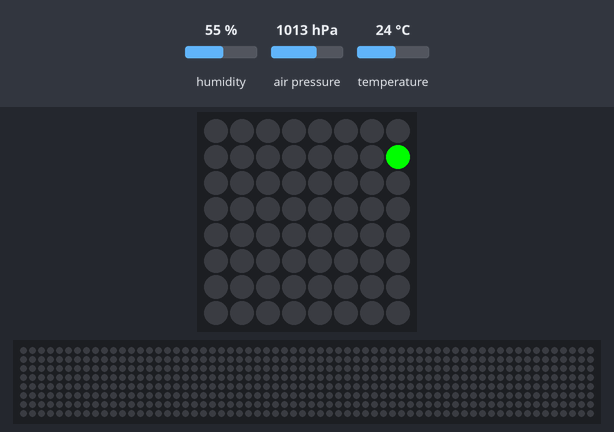
This program was run on a simulated Raspberry Pi (BCM pin numbers) with a Sense HAT. Parts: the Sense HAT's 8×8 RGB LED matrix, a strip that is not on the board, showing the scrolling text unrolled. The inputs (shaded band) are chosen by the test bench; at power-on: humidity 55 %, air pressure 1013 hPa, temperature 24 °C. The 64×8 strip is a reading aid, not a part: it shows the text the matrix is scrolling, unrolled, one strip-width of it at a time; what the program prints to the terminal is not drawn. At 20.8 s the program stops and its outputs stay as they are.

Above: at 0.08 s.
At 5.25 s:
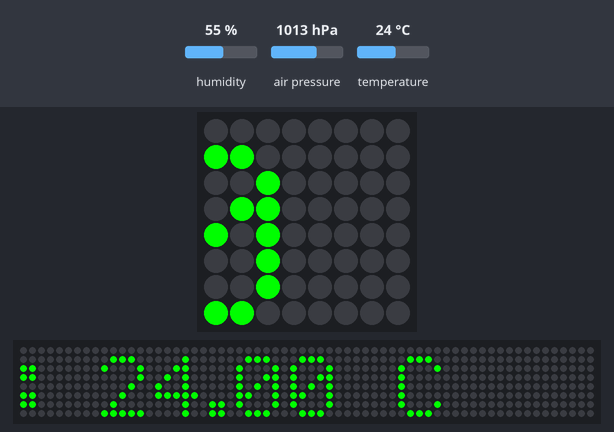
At 7.32 s:
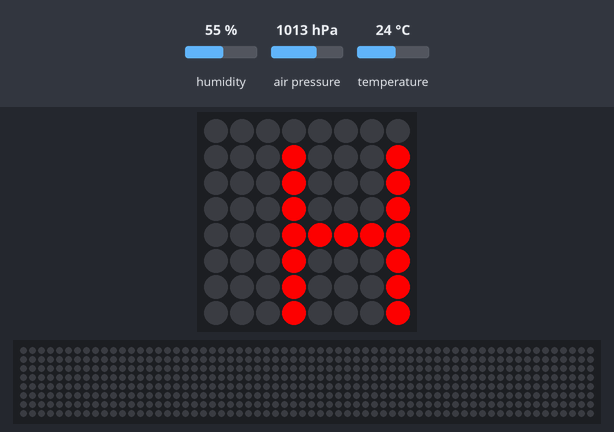
At 10.41 s:
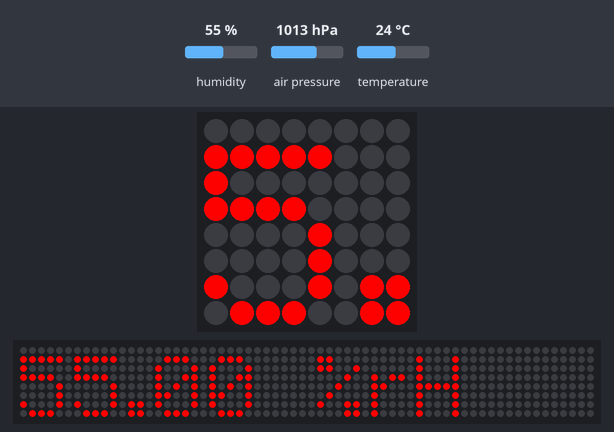
At 15.57 s:
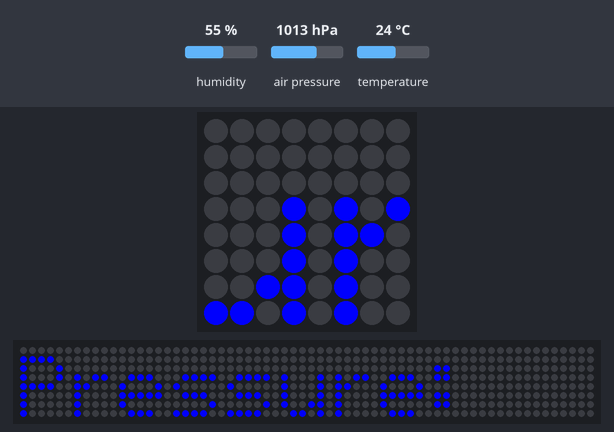
At 20.74 s:
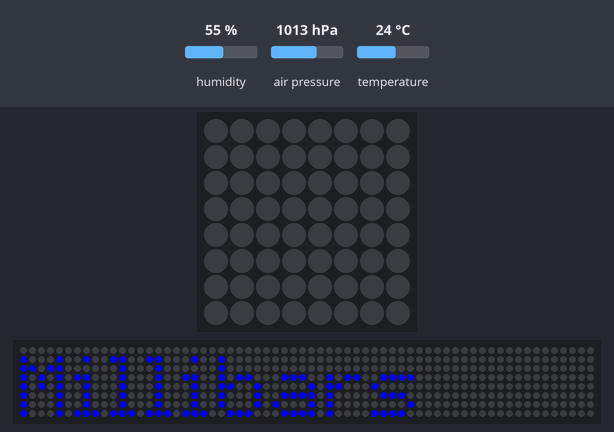

The program:

astroPi.py
```python
#!/usr/bin/python
from astro_pi import AstroPi
import time

ap = AstroPi()
temp = ap.get_temperature()
humidity = ap.get_humidity()
pressure = ap.get_pressure()


print("Temperature: %s C" % temp)               # Show temp on console
print("Humidity: %s %%rH" % humidity)        # Show humidity on console
print("Pressure: %s Millibars" % pressure)    # Show pressure on console

ap.set_rotation(180)        # Set LED matrix to scroll from right to left

ap.show_message("Temperature: %.2f C" % temp, scroll_speed=0.05, text_colour=[0, 255, 0])

time.sleep(1)           # Wait 1 second

ap.show_message("Humidity: %.2f %%rH" % humidity, scroll_speed=0.05, text_colour=[255, 0, 0])

time.sleep(1)      # Wait 1 second

ap.show_message("Pressure: %.2f Millibars" % humidity, scroll_speed=0.05, text_colour=[0, 0, 255])

ap.clear()      # Clear LED matrix
```
